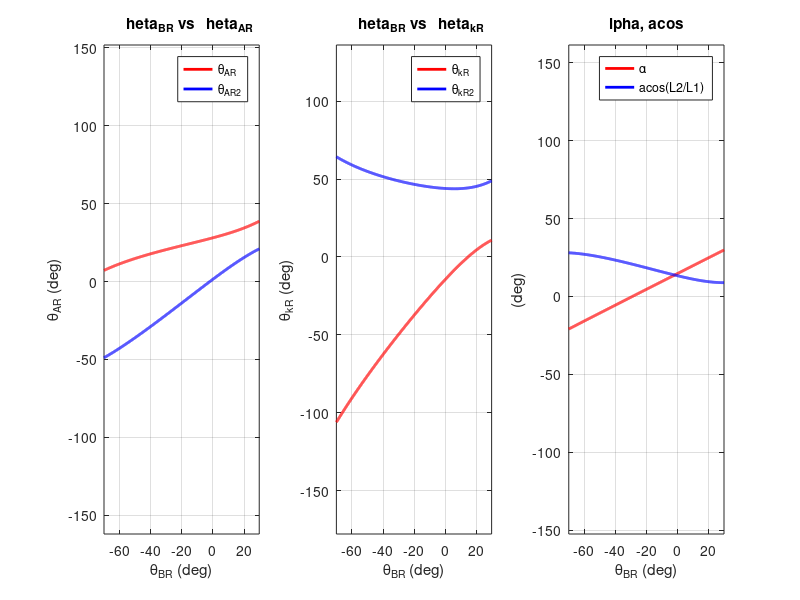

MATLAB code for this plot:
clc; clear all; close all;  % 콘솔, 변수, 그리고 모든 창을 초기화

% 링크의 길이 정의
l1 = 106;  % 첫 번째 링크의 길이 (mm)
l2 = 77;   % 두 번째 링크의 길이 (mm)
l3 = 50;   % 세 번째 링크의 길이 (mm)
l4 = 137;  % 네 번째 링크의 길이 (mm)
l5 = -8;   % 네 번째 링크의 수직방향 offset (mm)

theta_root = 30;  % 루트 각도 (deg)
len_ab = 75;      % 링크 AB의 길이 (mm)

% 계산을 위한 각도 범위 정의
theta_hipR = -29.68*pi/180 : 0.001 : 69.97*pi/180;
theta_BR = -theta_hipR;  % theta 범위 (-90도에서 180도까지)

% (a, b) 점의 좌표 정의
a = len_ab * cos(theta_root * pi / 180);  % a 점의 x 좌표
b = len_ab * sin(theta_root * pi / 180);  % b 점의 y 좌표

% 각도 beta와 DE 길이 계산
beta = atan(l5 / l4);            % 각도 beta 계산
len_de = sqrt(l4^2 + l5^2);      % DE의 길이 계산

% L1 계산
L1 = sqrt((a + l2 * cos(theta_BR)).^2 + (b + l2 * sin(theta_BR)).^2);

% L2 계산
L2 = (a^2 + b^2 + l1^2 + l2^2 - l3^2 + 2*l2*(a*cos(theta_BR) +b*sin(theta_BR)))/(2*l1);

% alpha 계산
alpha = atan2(b+l2*sin(theta_BR), a+l2*cos(theta_BR));
ratio = L2 ./ L1;

theta_AR = zeros(size(theta_BR));   % phi 배열
theta_AR2 = zeros(size(theta_BR));  % phi_2 배열

% 각 theta 값에 대해 phi와 phi_2 계산
for i = 1:length(theta_BR)
    % 비율이 acos 함수 범위를 벗어나면 phi를 NaN으로 설정
    if (ratio(i) > 1) || (ratio(i) < -1)
        theta_AR(i) = NaN;
        theta_AR2(i) = NaN;
    else
        % 0~pi의 acos에 대한 결과
        theta_AR(i) = acos(ratio(i)) + alpha(i);  % 첫 번째 가능한 phi 값
        if( theta_AR(i) > pi )
            theta_AR(i) = theta_AR(i) - 2*pi;
        elseif( theta_AR(i) < -pi)
            theta_AR(i) = theta_AR(i) + 2*pi;
        end
        
        % -pi~0의 acos에 대한 결과
        theta_AR2(i) = -acos(ratio(i)) + alpha(i);
        if( theta_AR2(i) > pi )
            theta_AR2(i) = theta_AR2(i) - 2*pi;
            fprintf("pi보다 큼");
        elseif( theta_AR2(i) < -pi)
            theta_AR2(i) = theta_AR2(i) + 2*pi;
            fprintf("-pi보다 작음");
        end
    end
end

% 각 경우에 대한 theta_k
theta_kR = atan2((b+l2*sin(theta_BR)-l1*sin(theta_AR)),(a+l2*cos(theta_BR)-l1*cos(theta_AR)));
theta_kR2 = atan2((b+l2*sin(theta_BR)-l1*sin(theta_AR2)),(a+l2*cos(theta_BR)-l1*cos(theta_AR2)));


% 결과를 시각화하는 서브플롯 생성
figure('units','normalized','outerposition',[0 0.25 1 0.5]);

% 첫 번째 서브플롯
subplot(1,3,1);
plot(rad2deg(theta_BR), rad2deg(theta_AR),'r','LineWidth',2);
hold on;
plot(rad2deg(theta_BR), rad2deg(theta_AR2),'b','LineWidth',2)
title("\theta_{BR} vs \theta_{AR}");
xlabel('\theta_{BR} (deg)');
ylabel('\theta_{AR} (deg)');
axis equal;
grid on;
legend('\theta_{AR}', '\theta_{AR2}'); % Legend 추가

% 두 번째 서브플롯
subplot(1,3,2);
plot(rad2deg(theta_BR), rad2deg(theta_kR),'r','LineWidth',2);
hold on;
plot(rad2deg(theta_BR), rad2deg(theta_kR2),'b','LineWidth',2)
title("\theta_{BR} vs \theta_{kR}");
xlabel('\theta_{BR} (deg)');
ylabel('\theta_{kR} (deg)');
axis equal;
grid on;
legend('\theta_{kR}', '\theta_{kR2}'); % Legend 추가

% 세 번째 서브플롯
subplot(1,3,3);
plot(rad2deg(theta_BR), rad2deg(alpha),'r','LineWidth',2);
hold on;
plot(rad2deg(theta_BR), rad2deg(acos(ratio)),'b','LineWidth',2);
title("\alpha, acos");
xlabel('\theta_{BR} (deg)');
ylabel('(deg)');
axis equal;
grid on;
legend('\alpha', 'acos(L2/L1)'); % Legend 추가
